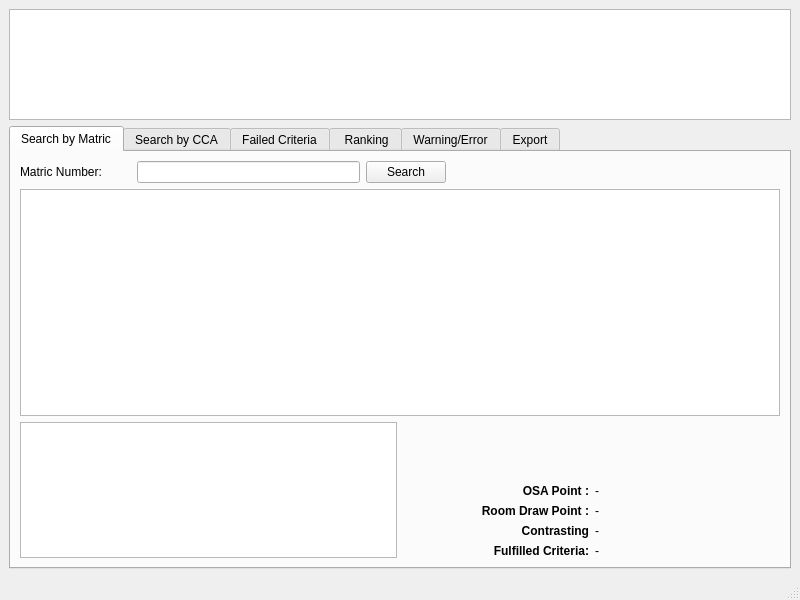
<?xml version="1.0" encoding="UTF-8"?>
<ui version="4.0">
 <class>KEIPS</class>
 <widget class="QMainWindow" name="KEIPS">
  <property name="geometry">
   <rect>
    <x>0</x>
    <y>0</y>
    <width>800</width>
    <height>600</height>
   </rect>
  </property>
  <property name="windowTitle">
   <string>MainWindow</string>
  </property>
  <widget class="QWidget" name="centralwidget">
   <layout class="QVBoxLayout" name="verticalLayout_4" stretch="2,8">
    <item>
     <layout class="QHBoxLayout" name="messagebox">
      <item>
       <widget class="QTextBrowser" name="txt_check"/>
      </item>
     </layout>
    </item>
    <item>
     <layout class="QVBoxLayout" name="MainTab">
      <item>
       <widget class="QTabWidget" name="tabWidget">
        <property name="currentIndex">
         <number>0</number>
        </property>
        <widget class="QWidget" name="tab_matric">
         <attribute name="title">
          <string>Search by Matric</string>
         </attribute>
         <layout class="QGridLayout" name="gridLayout">
          <item row="0" column="0">
           <layout class="QVBoxLayout" name="Matric" stretch="1,5,3">
            <item>
             <layout class="QHBoxLayout" name="Input" stretch="2,4,1,6">
              <item>
               <layout class="QHBoxLayout" name="matric_no">
                <item>
                 <widget class="QLabel" name="label">
                  <property name="text">
                   <string>Matric Number:</string>
                  </property>
                 </widget>
                </item>
               </layout>
              </item>
              <item>
               <layout class="QHBoxLayout" name="matric_box">
                <item>
                 <widget class="QLineEdit" name="box_matric"/>
                </item>
               </layout>
              </item>
              <item>
               <layout class="QHBoxLayout" name="matric_search">
                <item>
                 <widget class="QPushButton" name="btn_search_matric">
                  <property name="text">
                   <string>Search</string>
                  </property>
                 </widget>
                </item>
               </layout>
              </item>
              <item>
               <layout class="QHBoxLayout" name="matric_filler">
                <item>
                 <spacer name="horizontalSpacer">
                  <property name="orientation">
                   <enum>Qt::Horizontal</enum>
                  </property>
                  <property name="sizeType">
                   <enum>QSizePolicy::Preferred</enum>
                  </property>
                  <property name="sizeHint" stdset="0">
                   <size>
                    <width>40</width>
                    <height>20</height>
                   </size>
                  </property>
                 </spacer>
                </item>
               </layout>
              </item>
             </layout>
            </item>
            <item>
             <layout class="QVBoxLayout" name="Table">
              <item>
               <widget class="QTableWidget" name="table_matric"/>
              </item>
             </layout>
            </item>
            <item>
             <layout class="QHBoxLayout" name="Output" stretch="1,1">
              <item>
               <layout class="QHBoxLayout" name="BonusTable">
                <item>
                 <widget class="QTableWidget" name="table_bonus"/>
                </item>
               </layout>
              </item>
              <item>
               <layout class="QVBoxLayout" name="Print" stretch="100,1,1,1,1">
                <item>
                 <layout class="QHBoxLayout" name="print_3">
                  <property name="sizeConstraint">
                   <enum>QLayout::SetMaximumSize</enum>
                  </property>
                  <item>
                   <spacer name="verticalSpacer">
                    <property name="orientation">
                     <enum>Qt::Vertical</enum>
                    </property>
                    <property name="sizeType">
                     <enum>QSizePolicy::Preferred</enum>
                    </property>
                    <property name="sizeHint" stdset="0">
                     <size>
                      <width>20</width>
                      <height>40</height>
                     </size>
                    </property>
                   </spacer>
                  </item>
                 </layout>
                </item>
                <item>
                 <layout class="QHBoxLayout" name="print_2">
                  <property name="sizeConstraint">
                   <enum>QLayout::SetMinimumSize</enum>
                  </property>
                  <item>
                   <widget class="QLabel" name="label_5">
                    <property name="sizePolicy">
                     <sizepolicy hsizetype="Preferred" vsizetype="Minimum">
                      <horstretch>0</horstretch>
                      <verstretch>0</verstretch>
                     </sizepolicy>
                    </property>
                    <property name="font">
                     <font>
                      <weight>75</weight>
                      <bold>true</bold>
                     </font>
                    </property>
                    <property name="layoutDirection">
                     <enum>Qt::LeftToRight</enum>
                    </property>
                    <property name="text">
                     <string>OSA Point :</string>
                    </property>
                    <property name="alignment">
                     <set>Qt::AlignRight|Qt::AlignTrailing|Qt::AlignVCenter</set>
                    </property>
                   </widget>
                  </item>
                  <item>
                   <widget class="QLabel" name="txtOSA">
                    <property name="sizePolicy">
                     <sizepolicy hsizetype="Preferred" vsizetype="Minimum">
                      <horstretch>0</horstretch>
                      <verstretch>0</verstretch>
                     </sizepolicy>
                    </property>
                    <property name="text">
                     <string>-</string>
                    </property>
                   </widget>
                  </item>
                 </layout>
                </item>
                <item>
                 <layout class="QHBoxLayout" name="print_filler">
                  <property name="sizeConstraint">
                   <enum>QLayout::SetMinimumSize</enum>
                  </property>
                  <item>
                   <widget class="QLabel" name="label_7">
                    <property name="sizePolicy">
                     <sizepolicy hsizetype="Preferred" vsizetype="Minimum">
                      <horstretch>0</horstretch>
                      <verstretch>0</verstretch>
                     </sizepolicy>
                    </property>
                    <property name="font">
                     <font>
                      <weight>75</weight>
                      <bold>true</bold>
                     </font>
                    </property>
                    <property name="text">
                     <string>Room Draw Point :</string>
                    </property>
                    <property name="alignment">
                     <set>Qt::AlignRight|Qt::AlignTrailing|Qt::AlignVCenter</set>
                    </property>
                   </widget>
                  </item>
                  <item>
                   <widget class="QLabel" name="txtRD">
                    <property name="sizePolicy">
                     <sizepolicy hsizetype="Preferred" vsizetype="Minimum">
                      <horstretch>0</horstretch>
                      <verstretch>0</verstretch>
                     </sizepolicy>
                    </property>
                    <property name="text">
                     <string>-</string>
                    </property>
                   </widget>
                  </item>
                 </layout>
                </item>
                <item>
                 <layout class="QHBoxLayout" name="print_1">
                  <property name="sizeConstraint">
                   <enum>QLayout::SetMinimumSize</enum>
                  </property>
                  <item>
                   <widget class="QLabel" name="label_3">
                    <property name="sizePolicy">
                     <sizepolicy hsizetype="Preferred" vsizetype="Minimum">
                      <horstretch>0</horstretch>
                      <verstretch>0</verstretch>
                     </sizepolicy>
                    </property>
                    <property name="font">
                     <font>
                      <weight>75</weight>
                      <bold>true</bold>
                     </font>
                    </property>
                    <property name="text">
                     <string>Contrasting</string>
                    </property>
                    <property name="alignment">
                     <set>Qt::AlignRight|Qt::AlignTrailing|Qt::AlignVCenter</set>
                    </property>
                   </widget>
                  </item>
                  <item>
                   <widget class="QLabel" name="txtContrasting">
                    <property name="sizePolicy">
                     <sizepolicy hsizetype="Preferred" vsizetype="Minimum">
                      <horstretch>0</horstretch>
                      <verstretch>0</verstretch>
                     </sizepolicy>
                    </property>
                    <property name="text">
                     <string>-</string>
                    </property>
                   </widget>
                  </item>
                 </layout>
                </item>
                <item>
                 <layout class="QHBoxLayout" name="print_4">
                  <item>
                   <widget class="QLabel" name="label_13">
                    <property name="font">
                     <font>
                      <weight>75</weight>
                      <bold>true</bold>
                     </font>
                    </property>
                    <property name="text">
                     <string>Fulfilled Criteria:</string>
                    </property>
                    <property name="alignment">
                     <set>Qt::AlignRight|Qt::AlignTrailing|Qt::AlignVCenter</set>
                    </property>
                   </widget>
                  </item>
                  <item>
                   <widget class="QLabel" name="txtCriteria">
                    <property name="text">
                     <string>-</string>
                    </property>
                   </widget>
                  </item>
                 </layout>
                </item>
               </layout>
              </item>
             </layout>
            </item>
           </layout>
          </item>
         </layout>
        </widget>
        <widget class="QWidget" name="tab_cca">
         <attribute name="title">
          <string>Search by CCA</string>
         </attribute>
         <layout class="QGridLayout" name="gridLayout_2">
          <item row="0" column="0">
           <layout class="QVBoxLayout" name="CCA" stretch="1,5,3">
            <item>
             <layout class="QHBoxLayout" name="CCA_input" stretch="2,5,6">
              <item>
               <widget class="QLabel" name="label_2">
                <property name="text">
                 <string>CCA :</string>
                </property>
               </widget>
              </item>
              <item>
               <widget class="QComboBox" name="list_cca"/>
              </item>
              <item>
               <spacer name="horizontalSpacer_2">
                <property name="orientation">
                 <enum>Qt::Horizontal</enum>
                </property>
                <property name="sizeType">
                 <enum>QSizePolicy::Preferred</enum>
                </property>
                <property name="sizeHint" stdset="0">
                 <size>
                  <width>40</width>
                  <height>20</height>
                 </size>
                </property>
               </spacer>
              </item>
             </layout>
            </item>
            <item>
             <layout class="QHBoxLayout" name="CCA_table">
              <item>
               <widget class="QTableWidget" name="table_cca"/>
              </item>
             </layout>
            </item>
            <item>
             <layout class="QHBoxLayout" name="CCA_output" stretch="1,1">
              <item>
               <widget class="QTableWidget" name="table_cca_bonus"/>
              </item>
              <item>
               <layout class="QVBoxLayout" name="cca_print" stretch="100,1,1,1,1">
                <item>
                 <layout class="QHBoxLayout" name="horizontalLayout_4">
                  <item>
                   <spacer name="verticalSpacer_2">
                    <property name="orientation">
                     <enum>Qt::Vertical</enum>
                    </property>
                    <property name="sizeType">
                     <enum>QSizePolicy::Preferred</enum>
                    </property>
                    <property name="sizeHint" stdset="0">
                     <size>
                      <width>20</width>
                      <height>40</height>
                     </size>
                    </property>
                   </spacer>
                  </item>
                 </layout>
                </item>
                <item>
                 <layout class="QHBoxLayout" name="horizontalLayout_3">
                  <item>
                   <widget class="QLabel" name="label_8">
                    <property name="font">
                     <font>
                      <weight>75</weight>
                      <bold>true</bold>
                     </font>
                    </property>
                    <property name="text">
                     <string>Number of members :</string>
                    </property>
                    <property name="alignment">
                     <set>Qt::AlignRight|Qt::AlignTrailing|Qt::AlignVCenter</set>
                    </property>
                   </widget>
                  </item>
                  <item>
                   <widget class="QLabel" name="txt_cca_no">
                    <property name="text">
                     <string>-</string>
                    </property>
                   </widget>
                  </item>
                 </layout>
                </item>
                <item>
                 <layout class="QHBoxLayout" name="horizontalLayout">
                  <item>
                   <widget class="QLabel" name="label_10">
                    <property name="font">
                     <font>
                      <weight>75</weight>
                      <bold>true</bold>
                     </font>
                    </property>
                    <property name="text">
                     <string>Mean point per member:</string>
                    </property>
                    <property name="alignment">
                     <set>Qt::AlignRight|Qt::AlignTrailing|Qt::AlignVCenter</set>
                    </property>
                   </widget>
                  </item>
                  <item>
                   <widget class="QLabel" name="txt_cca_mean">
                    <property name="text">
                     <string>-</string>
                    </property>
                   </widget>
                  </item>
                 </layout>
                </item>
                <item>
                 <layout class="QHBoxLayout" name="horizontalLayout_6">
                  <item>
                   <widget class="QLabel" name="label_12">
                    <property name="text">
                     <string/>
                    </property>
                   </widget>
                  </item>
                 </layout>
                </item>
                <item>
                 <layout class="QHBoxLayout" name="horizontalLayout_2">
                  <item>
                   <widget class="QLabel" name="label_11">
                    <property name="text">
                     <string/>
                    </property>
                   </widget>
                  </item>
                 </layout>
                </item>
               </layout>
              </item>
             </layout>
            </item>
           </layout>
          </item>
         </layout>
        </widget>
        <widget class="QWidget" name="tab">
         <attribute name="title">
          <string>Failed Criteria</string>
         </attribute>
         <layout class="QGridLayout" name="gridLayout_3">
          <item row="0" column="0">
           <layout class="QVBoxLayout" name="bonus" stretch="1,100">
            <item>
             <widget class="QLabel" name="label_9">
              <property name="text">
               <string>*Full AY stay yet no contrasting CCA</string>
              </property>
             </widget>
            </item>
            <item>
             <layout class="QHBoxLayout" name="nocon_table">
              <item>
               <widget class="QTableWidget" name="table_nocon"/>
              </item>
             </layout>
            </item>
           </layout>
          </item>
         </layout>
        </widget>
        <widget class="QWidget" name="tab_2">
         <attribute name="title">
          <string> Ranking</string>
         </attribute>
         <layout class="QGridLayout" name="gridLayout_4">
          <item row="0" column="0">
           <layout class="QVBoxLayout" name="verticalLayout" stretch="1,0,7">
            <item>
             <layout class="QHBoxLayout" name="horizontalLayout_5">
              <item>
               <widget class="QComboBox" name="list_gender"/>
              </item>
              <item>
               <spacer name="horizontalSpacer_4">
                <property name="orientation">
                 <enum>Qt::Horizontal</enum>
                </property>
                <property name="sizeHint" stdset="0">
                 <size>
                  <width>40</width>
                  <height>20</height>
                 </size>
                </property>
               </spacer>
              </item>
             </layout>
            </item>
            <item>
             <layout class="QHBoxLayout" name="ranking_input" stretch="1,1,5">
              <item>
               <widget class="QRadioButton" name="rb_osa">
                <property name="text">
                 <string>Sort by OSA Point</string>
                </property>
                <property name="checked">
                 <bool>true</bool>
                </property>
               </widget>
              </item>
              <item>
               <widget class="QRadioButton" name="rb_rd">
                <property name="text">
                 <string>Sort by Room Draw Point</string>
                </property>
               </widget>
              </item>
              <item>
               <spacer name="horizontalSpacer_3">
                <property name="orientation">
                 <enum>Qt::Horizontal</enum>
                </property>
                <property name="sizeType">
                 <enum>QSizePolicy::Expanding</enum>
                </property>
                <property name="sizeHint" stdset="0">
                 <size>
                  <width>40</width>
                  <height>20</height>
                 </size>
                </property>
               </spacer>
              </item>
             </layout>
            </item>
            <item>
             <layout class="QHBoxLayout" name="ranking_table">
              <item>
               <widget class="QTableWidget" name="table_ranking"/>
              </item>
             </layout>
            </item>
           </layout>
          </item>
         </layout>
        </widget>
        <widget class="QWidget" name="tab_3">
         <attribute name="title">
          <string>Warning/Error</string>
         </attribute>
         <layout class="QGridLayout" name="gridLayout_5">
          <item row="0" column="0">
           <layout class="QVBoxLayout" name="verticalLayout_2">
            <item>
             <widget class="QTextBrowser" name="txt_warning"/>
            </item>
           </layout>
          </item>
         </layout>
        </widget>
        <widget class="QWidget" name="tab_4">
         <attribute name="title">
          <string>Export</string>
         </attribute>
         <layout class="QGridLayout" name="gridLayout_6">
          <item row="0" column="0">
           <layout class="QVBoxLayout" name="verticalLayout_3" stretch="100,1,100">
            <item>
             <layout class="QHBoxLayout" name="export_fill_1"/>
            </item>
            <item>
             <layout class="QHBoxLayout" name="export_row" stretch="5,1,5">
              <item>
               <layout class="QVBoxLayout" name="verticalLayout_6">
                <item>
                 <widget class="QLabel" name="label_4">
                  <property name="text">
                   <string>Export KEIPS :</string>
                  </property>
                  <property name="alignment">
                   <set>Qt::AlignRight|Qt::AlignTrailing|Qt::AlignVCenter</set>
                  </property>
                 </widget>
                </item>
                <item>
                 <widget class="QLabel" name="label_6">
                  <property name="text">
                   <string>Export  Summary :</string>
                  </property>
                  <property name="alignment">
                   <set>Qt::AlignRight|Qt::AlignTrailing|Qt::AlignVCenter</set>
                  </property>
                 </widget>
                </item>
               </layout>
              </item>
              <item>
               <layout class="QVBoxLayout" name="verticalLayout_5">
                <item>
                 <widget class="QPushButton" name="btn_export_keips">
                  <property name="text">
                   <string>Click</string>
                  </property>
                 </widget>
                </item>
                <item>
                 <widget class="QPushButton" name="btn_export_summary">
                  <property name="text">
                   <string>Click</string>
                  </property>
                 </widget>
                </item>
               </layout>
              </item>
              <item>
               <layout class="QVBoxLayout" name="verticalLayout_7"/>
              </item>
             </layout>
            </item>
            <item>
             <layout class="QHBoxLayout" name="exort_fill_2"/>
            </item>
           </layout>
          </item>
         </layout>
        </widget>
       </widget>
      </item>
     </layout>
    </item>
   </layout>
  </widget>
  <widget class="QMenuBar" name="menubar">
   <property name="geometry">
    <rect>
     <x>0</x>
     <y>0</y>
     <width>800</width>
     <height>21</height>
    </rect>
   </property>
  </widget>
  <widget class="QStatusBar" name="statusbar"/>
 </widget>
 <resources/>
 <connections/>
</ui>
